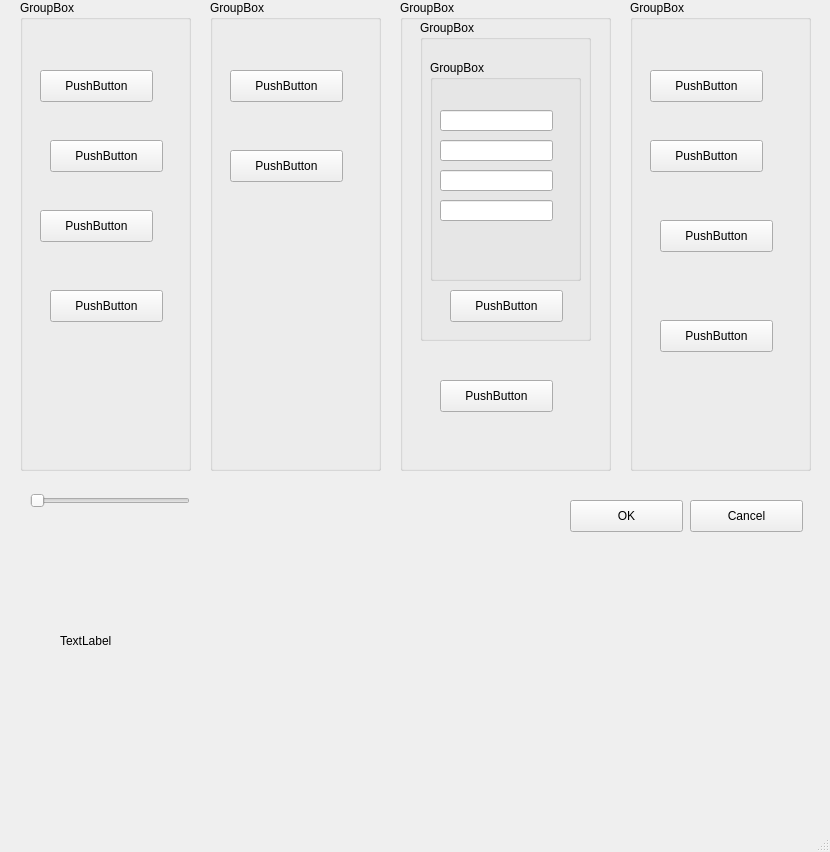
<?xml version="1.0" encoding="UTF-8"?>
<ui version="4.0">
 <class>MainWindow</class>
 <widget class="QMainWindow" name="MainWindow">
  <property name="geometry">
   <rect>
    <x>0</x>
    <y>0</y>
    <width>830</width>
    <height>852</height>
   </rect>
  </property>
  <property name="windowTitle">
   <string>MainWindow</string>
  </property>
  <widget class="QWidget" name="centralwidget">
   <widget class="QPushButton" name="okButton">
    <property name="geometry">
     <rect>
      <x>570</x>
      <y>500</y>
      <width>113</width>
      <height>32</height>
     </rect>
    </property>
    <property name="text">
     <string>OK</string>
    </property>
   </widget>
   <widget class="QPushButton" name="cancelButton">
    <property name="geometry">
     <rect>
      <x>690</x>
      <y>500</y>
      <width>113</width>
      <height>32</height>
     </rect>
    </property>
    <property name="text">
     <string>Cancel</string>
    </property>
   </widget>
   <widget class="QGroupBox" name="groupBox">
    <property name="geometry">
     <rect>
      <x>20</x>
      <y>0</y>
      <width>171</width>
      <height>471</height>
     </rect>
    </property>
    <property name="title">
     <string>GroupBox</string>
    </property>
    <widget class="QPushButton" name="pushButton11">
     <property name="geometry">
      <rect>
       <x>20</x>
       <y>70</y>
       <width>113</width>
       <height>32</height>
      </rect>
     </property>
     <property name="text">
      <string>PushButton</string>
     </property>
    </widget>
    <widget class="QPushButton" name="pushButton12">
     <property name="geometry">
      <rect>
       <x>30</x>
       <y>140</y>
       <width>113</width>
       <height>32</height>
      </rect>
     </property>
     <property name="text">
      <string>PushButton</string>
     </property>
    </widget>
    <widget class="QPushButton" name="pushButton13">
     <property name="geometry">
      <rect>
       <x>20</x>
       <y>210</y>
       <width>113</width>
       <height>32</height>
      </rect>
     </property>
     <property name="text">
      <string>PushButton</string>
     </property>
    </widget>
    <widget class="QPushButton" name="pushButton14">
     <property name="geometry">
      <rect>
       <x>30</x>
       <y>290</y>
       <width>113</width>
       <height>32</height>
      </rect>
     </property>
     <property name="text">
      <string>PushButton</string>
     </property>
    </widget>
   </widget>
   <widget class="QGroupBox" name="groupBox_2">
    <property name="geometry">
     <rect>
      <x>210</x>
      <y>0</y>
      <width>171</width>
      <height>471</height>
     </rect>
    </property>
    <property name="title">
     <string>GroupBox</string>
    </property>
    <widget class="QPushButton" name="pushButton21">
     <property name="geometry">
      <rect>
       <x>20</x>
       <y>70</y>
       <width>113</width>
       <height>32</height>
      </rect>
     </property>
     <property name="text">
      <string>PushButton</string>
     </property>
    </widget>
    <widget class="QPushButton" name="pushButton22">
     <property name="geometry">
      <rect>
       <x>20</x>
       <y>150</y>
       <width>113</width>
       <height>32</height>
      </rect>
     </property>
     <property name="text">
      <string>PushButton</string>
     </property>
    </widget>
   </widget>
   <widget class="QGroupBox" name="groupBox_3">
    <property name="geometry">
     <rect>
      <x>400</x>
      <y>0</y>
      <width>211</width>
      <height>471</height>
     </rect>
    </property>
    <property name="title">
     <string>GroupBox</string>
    </property>
    <widget class="QGroupBox" name="groupBox_4">
     <property name="geometry">
      <rect>
       <x>20</x>
       <y>20</y>
       <width>171</width>
       <height>321</height>
      </rect>
     </property>
     <property name="title">
      <string>GroupBox</string>
     </property>
     <widget class="QGroupBox" name="groupBox_5">
      <property name="geometry">
       <rect>
        <x>10</x>
        <y>40</y>
        <width>151</width>
        <height>221</height>
       </rect>
      </property>
      <property name="title">
       <string>GroupBox</string>
      </property>
      <widget class="QLineEdit" name="lineEdit311">
       <property name="geometry">
        <rect>
         <x>10</x>
         <y>50</y>
         <width>113</width>
         <height>21</height>
        </rect>
       </property>
      </widget>
      <widget class="QLineEdit" name="lineEdit312">
       <property name="geometry">
        <rect>
         <x>10</x>
         <y>80</y>
         <width>113</width>
         <height>21</height>
        </rect>
       </property>
      </widget>
      <widget class="QLineEdit" name="lineEdit313">
       <property name="geometry">
        <rect>
         <x>10</x>
         <y>110</y>
         <width>113</width>
         <height>21</height>
        </rect>
       </property>
      </widget>
      <widget class="QLineEdit" name="lineEdit314">
       <property name="geometry">
        <rect>
         <x>10</x>
         <y>140</y>
         <width>113</width>
         <height>21</height>
        </rect>
       </property>
      </widget>
     </widget>
     <widget class="QPushButton" name="pushButton31">
      <property name="geometry">
       <rect>
        <x>30</x>
        <y>270</y>
        <width>113</width>
        <height>32</height>
       </rect>
      </property>
      <property name="text">
       <string>PushButton</string>
      </property>
     </widget>
    </widget>
    <widget class="QPushButton" name="pushButton32">
     <property name="geometry">
      <rect>
       <x>40</x>
       <y>380</y>
       <width>113</width>
       <height>32</height>
      </rect>
     </property>
     <property name="text">
      <string>PushButton</string>
     </property>
    </widget>
   </widget>
   <widget class="QGroupBox" name="groupBox_6">
    <property name="geometry">
     <rect>
      <x>630</x>
      <y>0</y>
      <width>181</width>
      <height>471</height>
     </rect>
    </property>
    <property name="title">
     <string>GroupBox</string>
    </property>
    <widget class="QPushButton" name="pushButton41">
     <property name="geometry">
      <rect>
       <x>20</x>
       <y>70</y>
       <width>113</width>
       <height>32</height>
      </rect>
     </property>
     <property name="text">
      <string>PushButton</string>
     </property>
    </widget>
    <widget class="QPushButton" name="pushButton42">
     <property name="geometry">
      <rect>
       <x>20</x>
       <y>140</y>
       <width>113</width>
       <height>32</height>
      </rect>
     </property>
     <property name="text">
      <string>PushButton</string>
     </property>
    </widget>
    <widget class="QPushButton" name="pushButton43">
     <property name="geometry">
      <rect>
       <x>30</x>
       <y>220</y>
       <width>113</width>
       <height>32</height>
      </rect>
     </property>
     <property name="text">
      <string>PushButton</string>
     </property>
    </widget>
    <widget class="QPushButton" name="pushButton44">
     <property name="geometry">
      <rect>
       <x>30</x>
       <y>320</y>
       <width>113</width>
       <height>32</height>
      </rect>
     </property>
     <property name="text">
      <string>PushButton</string>
     </property>
    </widget>
   </widget>
   <widget class="QLabel" name="label">
    <property name="geometry">
     <rect>
      <x>60</x>
      <y>500</y>
      <width>481</width>
      <height>281</height>
     </rect>
    </property>
    <property name="text">
     <string>TextLabel</string>
    </property>
   </widget>
   <widget class="QSlider" name="horizontalSlider">
    <property name="geometry">
     <rect>
      <x>30</x>
      <y>490</y>
      <width>160</width>
      <height>22</height>
     </rect>
    </property>
    <property name="maximum">
     <number>100</number>
    </property>
    <property name="value">
     <number>0</number>
    </property>
    <property name="orientation">
     <enum>Qt::Horizontal</enum>
    </property>
   </widget>
  </widget>
  <widget class="QMenuBar" name="menubar">
   <property name="geometry">
    <rect>
     <x>0</x>
     <y>0</y>
     <width>830</width>
     <height>22</height>
    </rect>
   </property>
  </widget>
  <widget class="QStatusBar" name="statusbar"/>
 </widget>
 <resources/>
 <connections/>
</ui>
